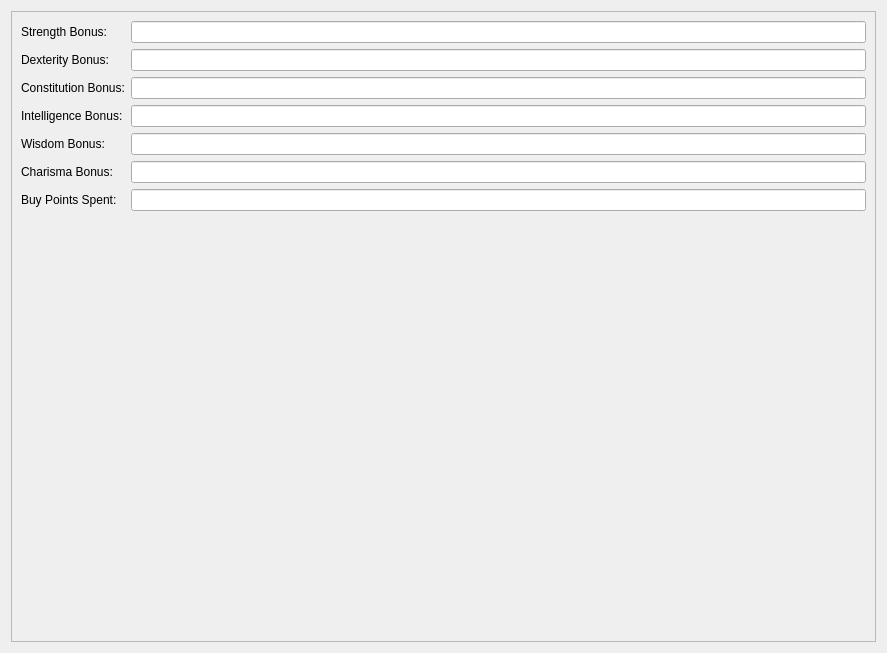
<?xml version="1.0" encoding="UTF-8"?>
<ui version="4.0">
 <class>Form</class>
 <widget class="QWidget" name="Form">
  <property name="geometry">
   <rect>
    <x>0</x>
    <y>0</y>
    <width>887</width>
    <height>653</height>
   </rect>
  </property>
  <property name="windowTitle">
   <string>Form</string>
  </property>
  <layout class="QVBoxLayout" name="verticalLayout">
   <item>
    <widget class="QFrame" name="frame">
     <property name="frameShape">
      <enum>QFrame::StyledPanel</enum>
     </property>
     <property name="frameShadow">
      <enum>QFrame::Raised</enum>
     </property>
     <layout class="QHBoxLayout" name="horizontalLayout">
      <item>
       <layout class="QGridLayout" name="attributeGrid"/>
      </item>
      <item>
       <layout class="QGridLayout" name="bonusGrid">
        <item row="1" column="2">
         <widget class="QLineEdit" name="strengthBonusEdit">
          <property name="readOnly">
           <bool>true</bool>
          </property>
         </widget>
        </item>
        <item row="5" column="0">
         <widget class="QLabel" name="label_7">
          <property name="text">
           <string>Wisdom Bonus:</string>
          </property>
         </widget>
        </item>
        <item row="7" column="0">
         <widget class="QLabel" name="label_2">
          <property name="text">
           <string>Buy Points Spent:</string>
          </property>
         </widget>
        </item>
        <item row="4" column="0">
         <widget class="QLabel" name="label_6">
          <property name="text">
           <string>Intelligence Bonus:</string>
          </property>
         </widget>
        </item>
        <item row="2" column="0">
         <widget class="QLabel" name="label_4">
          <property name="text">
           <string>Dexterity Bonus:</string>
          </property>
         </widget>
        </item>
        <item row="3" column="2">
         <widget class="QLineEdit" name="constitutionBonusEdit">
          <property name="readOnly">
           <bool>true</bool>
          </property>
         </widget>
        </item>
        <item row="6" column="0">
         <widget class="QLabel" name="label_8">
          <property name="text">
           <string>Charisma Bonus:</string>
          </property>
         </widget>
        </item>
        <item row="5" column="2">
         <widget class="QLineEdit" name="wisdomBonusEdit">
          <property name="readOnly">
           <bool>true</bool>
          </property>
         </widget>
        </item>
        <item row="4" column="2">
         <widget class="QLineEdit" name="intelligenceBonusEdit">
          <property name="readOnly">
           <bool>true</bool>
          </property>
         </widget>
        </item>
        <item row="3" column="0">
         <widget class="QLabel" name="label_5">
          <property name="text">
           <string>Constitution Bonus:</string>
          </property>
         </widget>
        </item>
        <item row="8" column="2">
         <spacer name="verticalSpacer_2">
          <property name="orientation">
           <enum>Qt::Vertical</enum>
          </property>
          <property name="sizeHint" stdset="0">
           <size>
            <width>20</width>
            <height>40</height>
           </size>
          </property>
         </spacer>
        </item>
        <item row="6" column="2">
         <widget class="QLineEdit" name="charismaBonusEdit">
          <property name="readOnly">
           <bool>true</bool>
          </property>
         </widget>
        </item>
        <item row="2" column="2">
         <widget class="QLineEdit" name="dexterityBonusEdit">
          <property name="readOnly">
           <bool>true</bool>
          </property>
         </widget>
        </item>
        <item row="1" column="0">
         <widget class="QLabel" name="label_3">
          <property name="text">
           <string>Strength Bonus:</string>
          </property>
         </widget>
        </item>
        <item row="7" column="2">
         <widget class="QLineEdit" name="buyPointsEdit">
          <property name="readOnly">
           <bool>true</bool>
          </property>
         </widget>
        </item>
       </layout>
      </item>
     </layout>
    </widget>
   </item>
  </layout>
 </widget>
 <resources/>
 <connections/>
</ui>
